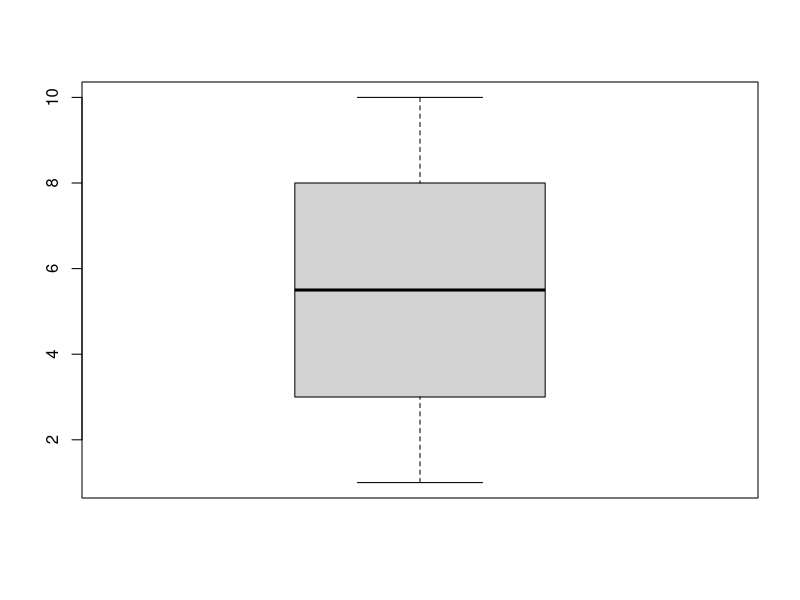
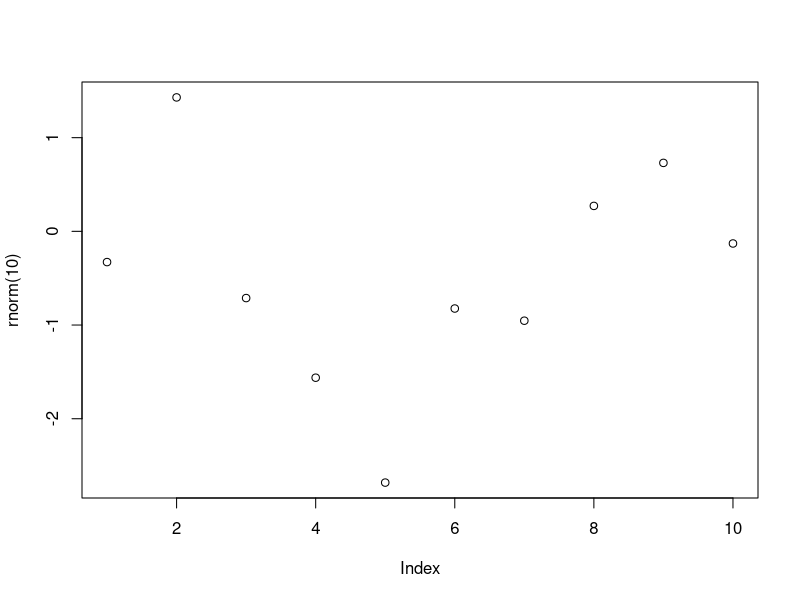
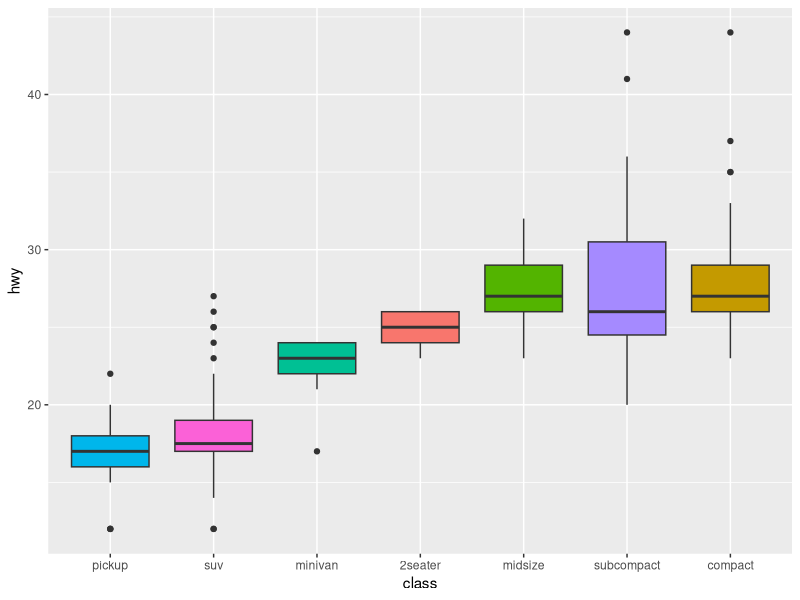

Reproduce these figures in R, in order.
## ---- chunk 1
library(tidyverse)
library(kableExtra)
kable(
  head(mtcars, n=5)) %>% kable_styling()
## ---- chunk 2
mtcars %>% 
  group_by(gear) %>% 
  dplyr::summarise(cyl = mean(cyl),
            disp = mean(disp)) %>%
  kbl() %>%
  kable_styling()
## ---- chunk 3
boxplot(1:10)
plot(rnorm(10))
## ---- chunk 4
library(tidyverse)
mpg %>%
  ggplot( aes(x=reorder(class, hwy), y=hwy, fill=class)) + 
    geom_boxplot() +
    xlab("class") +
    theme(legend.position="none")
## ---- chunk 5
library(parameters)
model <- lm(Sepal.Width ~ Petal.Length * Species + Petal.Width, data = iris)

# regular model parameters
model_parameters(model)
## ---- chunk 6
# standardized parameters
model_parameters(model, standardize = "refit")
